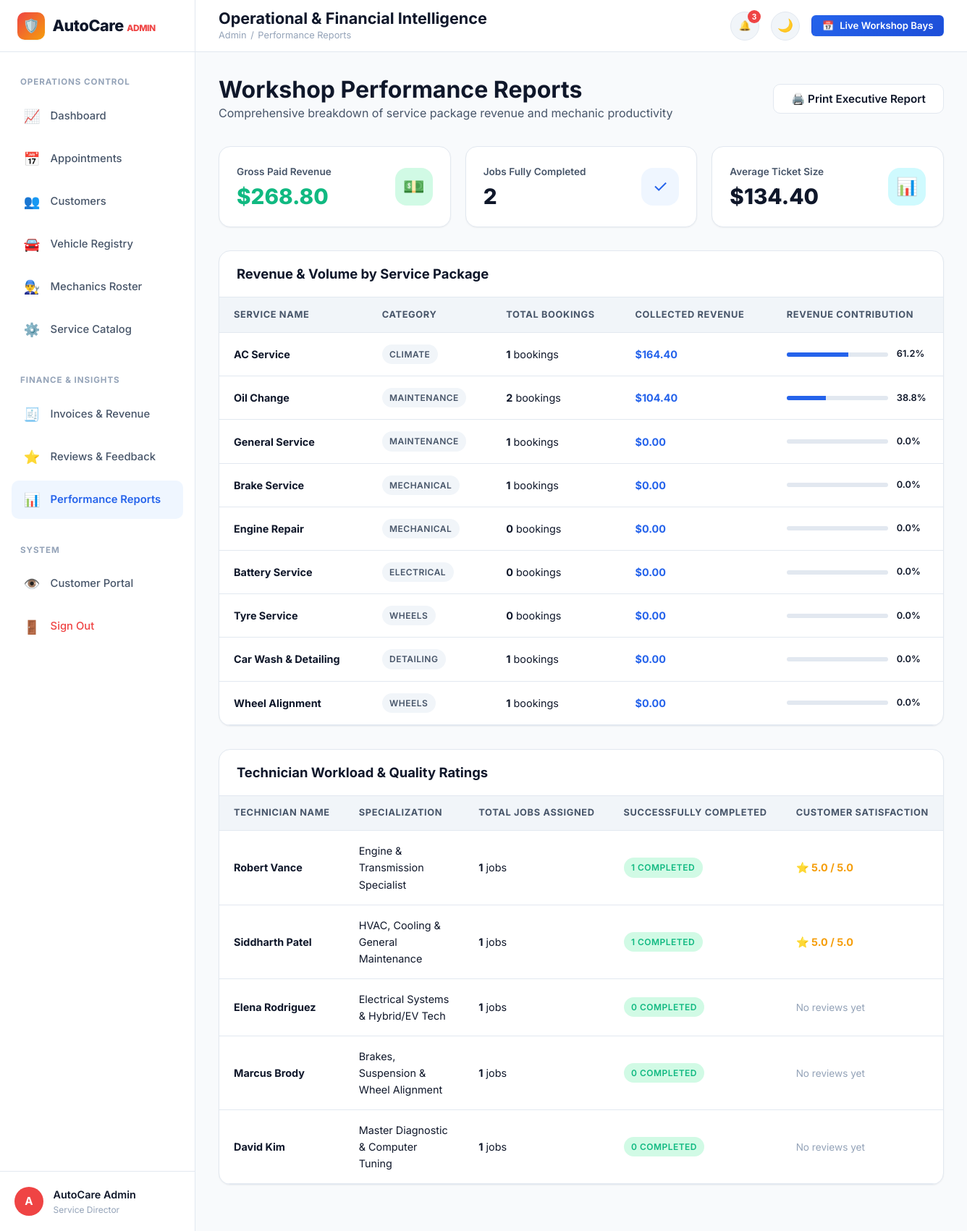
The page /admin/reports (signed in) on the database its author committed.
### tables this page shows
CREATE TABLE users (
    id INTEGER PRIMARY KEY AUTOINCREMENT,
    full_name TEXT NOT NULL,
    email TEXT UNIQUE NOT NULL COLLATE NOCASE,
    phone TEXT NOT NULL,
    password_hash TEXT NOT NULL,
    role TEXT NOT NULL DEFAULT 'customer', -- 'customer' or 'admin'
    status TEXT NOT NULL DEFAULT 'active', -- 'active' or 'inactive'
    created_at TIMESTAMP DEFAULT CURRENT_TIMESTAMP
);

CREATE TABLE services (
    id INTEGER PRIMARY KEY AUTOINCREMENT,
    service_name TEXT NOT NULL,
    category TEXT NOT NULL,
    description TEXT NOT NULL,
    estimated_price REAL NOT NULL,
    estimated_duration TEXT NOT NULL,
    icon TEXT DEFAULT 'wrench',
    status TEXT NOT NULL DEFAULT 'active', -- 'active' or 'inactive'
    created_at TIMESTAMP DEFAULT CURRENT_TIMESTAMP
);

CREATE TABLE mechanics (
    id INTEGER PRIMARY KEY AUTOINCREMENT,
    name TEXT NOT NULL,
    email TEXT UNIQUE NOT NULL COLLATE NOCASE,
    phone TEXT NOT NULL,
    specialization TEXT NOT NULL,
    experience_years INTEGER NOT NULL DEFAULT 1,
    availability TEXT NOT NULL DEFAULT 'available', -- 'available', 'on_job', 'leave'
    status TEXT NOT NULL DEFAULT 'active', -- 'active' or 'inactive'
    avatar_url TEXT,
    created_at TIMESTAMP DEFAULT CURRENT_TIMESTAMP
);

### app.py (the view)
@app.route('/admin/reports')
@admin_required
def admin_reports():
    revenue_by_service = db.query_db("""
        SELECT s.service_name, s.category, COUNT(a.id) as bookings, SUM(i.final_amount) as total_revenue
        FROM services s
        LEFT JOIN appointments a ON a.service_id = s.id
        LEFT JOIN invoices i ON i.appointment_id = a.id AND i.payment_status = 'Paid'
        GROUP BY s.id
        ORDER BY total_revenue DESC
    """)
    mechanic_workload = db.query_db("""
        SELECT m.name, m.specialization,
               COUNT(a.id) as total_jobs,
               SUM(CASE WHEN a.status = 'Completed' THEN 1 ELSE 0 END) as completed_jobs,
               ROUND(AVG(f.mechanic_rating), 1) as rating
        FROM mechanics m
        LEFT JOIN appointments a ON a.mechanic_id = m.id
        LEFT JOIN feedback f ON f.mechanic_id = m.id
        GROUP BY m.id
        ORDER BY completed_jobs DESC
    """)
    total_revenue = sum([r['total_revenue'] or 0.0 for r in revenue_by_service])
    total_completed = sum([m['completed_jobs'] or 0 for m in mechanic_workload])
    return render_template(
        'admin/reports.html',
        revenue_by_service=revenue_by_service,
        mechanic_workload=mechanic_workload,
        total_revenue=total_revenue,
        total_completed=total_completed
    )

### templates/admin/reports.html (shortened to what this page needs)
{% extends "admin/base_admin.html" %}
{% block page_title %}Operational & Financial Intelligence{% endblock %}
{% block breadcrumb %}Performance Reports{% endblock %}
{% block admin_content %}
<div style="display: flex; justify-content: space-between; align-items: center; margin-bottom: 2rem; flex-wrap: wrap; gap: 1rem;">
  <div>
    <h2>Workshop Performance Reports</h2>
    <p style="color: var(--text-secondary);">Comprehensive breakdown of service package revenue and mechanic productivity</p>
  </div>
  <button type="button" class="btn btn-secondary" onclick="window.print()">
    🖨️ Print Executive Report
  </button>
</div>
<div class="kpi-grid" style="margin-bottom: 2rem;">
  <div class="kpi-card">
    <div class="kpi-info">
      <span class="kpi-label">Gross Paid Revenue</span>
      <span class="kpi-value" style="color: var(--success);">${{ "%.2f"|format(total_revenue) }}</span>
    </div>
    <div class="kpi-icon-wrap kpi-icon-green">💵</div>
  </div>
  <div class="kpi-card">
    <div class="kpi-info">
      <span class="kpi-label">Jobs Fully Completed</span>
      <span class="kpi-value">{{ total_completed }}</span>
    </div>
    <div class="kpi-icon-wrap kpi-icon-blue">✓</div>
  </div>
  <div class="kpi-card">
    <div class="kpi-info">
      <span class="kpi-label">Average Ticket Size</span>
      <span class="kpi-value">${{ "%.2f"|format((total_revenue / total_completed) if total_completed > 0 else 0) }}</span>
    </div>
    <div class="kpi-icon-wrap kpi-icon-cyan">📊</div>
  </div>
</div>
<div class="table-card" style="margin-bottom: 2rem;">
  <div class="table-header-bar">
    <h3 class="table-header-title">Revenue & Volume by Service Package</h3>
  </div>
  <div class="table-responsive">
    <table class="data-table">
      <thead>
        <tr>
          <th>Service Name</th>
          <th>Category</th>
          <th>Total Bookings</th>
          <th>Collected Revenue</th>
          <th>Revenue Contribution</th>
        </tr>
      </thead>
      <tbody>
        {% for s in revenue_by_service %}
          {% set rev = s.total_revenue or 0.0 %}
          {% set pct = (rev / total_revenue * 100) if total_revenue > 0 else 0 %}
          <tr>
            <td><strong>{{ s.service_name }}</strong></td>
            <td><span class="badge badge-neutral">{{ s.category }}</span></td>
            <td><strong>{{ s.bookings }}</strong> bookings</td>
            <td><strong style="color: var(--primary);">${{ "%.2f"|format(rev) }}</strong></td>
            <td>
              <div style="display: flex; align-items: center; gap: 0.75rem;">
                <div style="flex: 1; height: 6px; background: var(--border-color); border-radius: 3px; overflow: hidden; max-width: 140px;">
                  <div style="height: 100%; width: {{ pct }}%; background: var(--primary);"></div>
                </div>
                <span style="font-size: 0.8rem; font-weight: 600;">{{ "%.1f"|format(pct) }}%</span>
              </div>
            </td>
          </tr>
        {% endfor %}
      </tbody>
    </table>
  </div>
</div>
<div class="table-card">
  <div class="table-header-bar">
    <h3 class="table-header-title">Technician Workload & Quality Ratings</h3>
  </div>
  <div class="table-responsive">
    <table class="data-table">
      <thead>
        <tr>
          <th>Technician Name</th>
          <th>Specialization</th>
          <th>Total Jobs Assigned</th>
          <th>Successfully Completed</th>
          <th>Customer Satisfaction</th>
        </tr>
      </thead>
      <tbody>
        {% for m in mechanic_workload %}
          <tr>
            <td><strong>{{ m.name }}</strong></td>
            <td>{{ m.specialization }}</td>
            <td><strong>{{ m.total_jobs }}</strong> jobs</td>
            <td><span class="badge badge-success">{{ m.completed_jobs }} completed</span></td>
            <td>
              {% if m.rating %}
                <strong style="color: #f59e0b;">⭐ {{ m.rating }} / 5.0</strong>
              {% else %}
                <span style="color: var(--text-muted); font-size: 0.85rem;">No reviews yet</span>
              {% endif %}
            </td>
          </tr>
        {% endfor %}
      </tbody>
    </table>
  </div>
</div>
{% endblock %}

### templates/admin/base_admin.html (shortened to what this page needs)
{% extends "base.html" %}
{% block page_body %}
<div class="dashboard-layout">
  <aside class="sidebar">
    <div class="sidebar-header">
      <a href="{{ url_for('admin_dashboard') }}" class="brand-logo">
        <div class="brand-icon" style="background: linear-gradient(135deg, #ef4444 0%, #f59e0b 100%);">🛡️</div>
        <span>AutoCare <span style="font-size: 0.75rem; color: var(--danger); font-weight: 800;">ADMIN</span></span>
      </a>
    </div>
    <nav class="sidebar-nav">
      <span class="sidebar-section-label">Operations Control</span>
      <a href="{{ url_for('admin_dashboard') }}" class="sidebar-link {% if request.endpoint == 'admin_dashboard' %}active{% endif %}">
        <span class="sidebar-link-icon">📈</span>
        <span>Dashboard</span>
      </a>
      <a href="{{ url_for('admin_appointments') }}" class="sidebar-link {% if request.endpoint == 'admin_appointments' %}active{% endif %}">
        <span class="sidebar-link-icon">📅</span>
        <span>Appointments</span>
      </a>
      <a href="{{ url_for('admin_customers') }}" class="sidebar-link {% if request.endpoint in ('admin_customers', 'admin_customer_detail') %}active{% endif %}">
        <span class="sidebar-link-icon">👥</span>
        <span>Customers</span>
      </a>
      <a href="{{ url_for('admin_vehicles') }}" class="sidebar-link {% if request.endpoint == 'admin_vehicles' %}active{% endif %}">
        <span class="sidebar-link-icon">🚘</span>
        <span>Vehicle Registry</span>
      </a>
      <a href="{{ url_for('admin_mechanics') }}" class="sidebar-link {% if request.endpoint == 'admin_mechanics' %}active{% endif %}">
        <span class="sidebar-link-icon">👨‍🔧</span>
        <span>Mechanics Roster</span>
      </a>
      <a href="{{ url_for('admin_services') }}" class="sidebar-link {% if request.endpoint == 'admin_services' %}active{% endif %}">
        <span class="sidebar-link-icon">⚙️</span>
        <span>Service Catalog</span>
      </a>
      <span class="sidebar-section-label" style="margin-top: 1rem;">Finance & Insights</span>
      <a href="{{ url_for('admin_invoices') }}" class="sidebar-link {% if request.endpoint == 'admin_invoices' %}active{% endif %}">
        <span class="sidebar-link-icon">🧾</span>
        <span>Invoices & Revenue</span>
      </a>
      <a href="{{ url_for('admin_feedback') }}" class="sidebar-link {% if request.endpoint == 'admin_feedback' %}active{% endif %}">
        <span class="sidebar-link-icon">⭐</span>
        <span>Reviews & Feedback</span>
      </a>
      <a href="{{ url_for('admin_reports') }}" class="sidebar-link {% if request.endpoint == 'admin_reports' %}active{% endif %}">
        <span class="sidebar-link-icon">📊</span>
        <span>Performance Reports</span>
      </a>
      <span class="sidebar-section-label" style="margin-top: 1rem;">System</span>
      <a href="{{ url_for('dashboard') }}" class="sidebar-link" title="Preview Customer View">
        <span class="sidebar-link-icon">👁️</span>
        <span>Customer Portal</span>
      </a>
      <a href="{{ url_for('logout') }}" class="sidebar-link" style="color: var(--danger);">
        <span class="sidebar-link-icon">🚪</span>
        <span>Sign Out</span>
      </a>
    </nav>
    <div class="sidebar-footer">
      <div class="sidebar-user-avatar" style="background: #ef4444;">A</div>
      <div class="sidebar-user-info">
        <div class="sidebar-user-name">{{ current_user.full_name }}</div>
        <div class="sidebar-user-role">Service Director</div>
      </div>
    </div>
  </aside>
  <div class="main-wrapper">
    <header class="topbar">
      <div class="topbar-left">
        <div class="page-title-box">
          <h1>{% block page_title %}Admin Control Panel{% endblock %}</h1>
          <div class="breadcrumbs">
            <a href="{{ url_for('admin_dashboard') }}">Admin</a>
            <span>/</span>
            <span>{% block breadcrumb %}Dashboard{% endblock %}</span>
          </div>
        </div>
      </div>
      <div class="topbar-right">
        <div class="notif-dropdown-wrapper">
          <button type="button" class="notif-btn" onclick="toggleNotificationDropdown()" title="Notifications">
            🔔
            {% if unread_notifs_count > 0 %}
              <span class="notif-count-badge">{{ unread_notifs_count }}</span>
            {% endif %}
          </button>
        </div>
        <button type="button" class="theme-toggle-btn" onclick="toggleTheme()" title="Toggle Dark/Light Mode">🌙</button>
        <a href="{{ url_for('admin_appointments') }}" class="btn btn-primary btn-sm">
          <span>📅</span> Live Workshop Bays
        </a>
      </div>
    </header>
    <main class="dashboard-content">
      {% block admin_content %}{% endblock %}
    </main>
  </div>
</div>
{% endblock %}

### rows shown on the page
users: full_name "AutoCare Admin"
services: service_name "AC Service", category "CLIMATE", bookings "1", rev "164.40", {{ pct }} 61.16071428571429 (drawn), pct "61.2"
services: service_name "Oil Change", category "MAINTENANCE", bookings "2", rev "104.40", {{ pct }} 38.839285714285715 (drawn), pct "38.8"
services: service_name "General Service", category "MAINTENANCE", bookings "1", rev "0.00", pct "0.0"
services: service_name "Brake Service", category "MECHANICAL", bookings "1", rev "0.00", pct "0.0"
services: service_name "Engine Repair", category "MECHANICAL", bookings "0", rev "0.00", pct "0.0"
services: service_name "Battery Service", category "ELECTRICAL", bookings "0", rev "0.00", pct "0.0"
services: service_name "Tyre Service", category "WHEELS", bookings "0", rev "0.00", pct "0.0"
services: service_name "Car Wash & Detailing", category "DETAILING", bookings "1", rev "0.00", pct "0.0"
services: service_name "Wheel Alignment", category "WHEELS", bookings "1", rev "0.00", pct "0.0"
mechanics: name "Robert Vance", specialization "Engine & Transmission Specialist", total_jobs "1", completed_jobs "1", rating "5.0"
mechanics: name "Siddharth Patel", specialization "HVAC, Cooling & General Maintenance", total_jobs "1", completed_jobs "1", rating "5.0"
mechanics: name "Elena Rodriguez", specialization "Electrical Systems & Hybrid/EV Tech", total_jobs "1", completed_jobs "0", shows "No reviews yet"
mechanics: name "Marcus Brody", specialization "Brakes, Suspension & Wheel Alignment", total_jobs "1", completed_jobs "0", shows "No reviews yet"
mechanics: name "David Kim", specialization "Master Diagnostic & Computer Tuning", total_jobs "1", completed_jobs "0", shows "No reviews yet"

### other values the page prints
{{ unread_notifs_count }} "3"
{{ "%.2f"|format(total_revenue) }} "268.80"
{{ total_completed }} "2"
